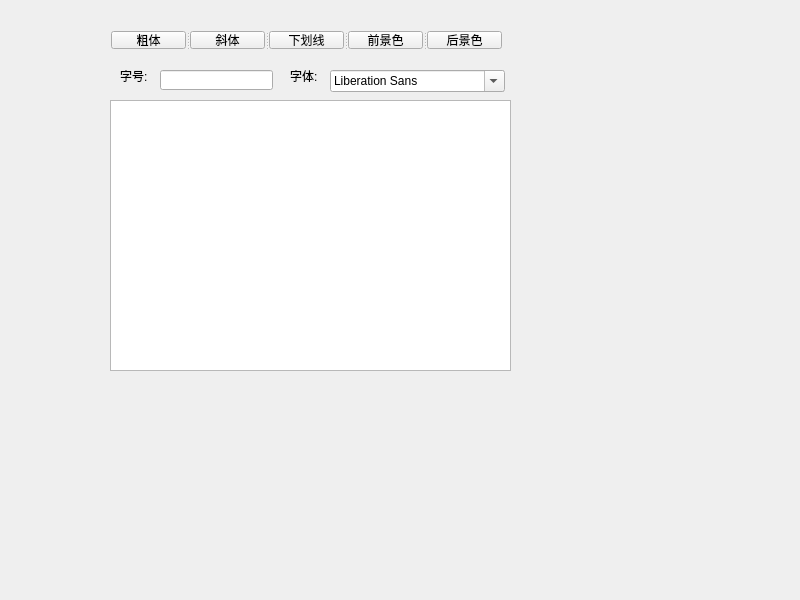
<?xml version="1.0" encoding="UTF-8"?>
<ui version="4.0">
 <class>Widget</class>
 <widget class="QWidget" name="Widget">
  <property name="geometry">
   <rect>
    <x>0</x>
    <y>0</y>
    <width>800</width>
    <height>600</height>
   </rect>
  </property>
  <property name="windowTitle">
   <string>Widget</string>
  </property>
  <widget class="QLabel" name="label">
   <property name="geometry">
    <rect>
     <x>120</x>
     <y>70</y>
     <width>40</width>
     <height>12</height>
    </rect>
   </property>
   <property name="styleSheet">
    <string notr="true">font: 12pt &quot;Microsoft YaHei UI&quot;;
color: rgb(0, 0, 0);</string>
   </property>
   <property name="text">
    <string>字号:</string>
   </property>
  </widget>
  <widget class="QLineEdit" name="lineEditFontSize">
   <property name="geometry">
    <rect>
     <x>160</x>
     <y>70</y>
     <width>113</width>
     <height>20</height>
    </rect>
   </property>
  </widget>
  <widget class="QLabel" name="label_2">
   <property name="geometry">
    <rect>
     <x>290</x>
     <y>70</y>
     <width>40</width>
     <height>12</height>
    </rect>
   </property>
   <property name="styleSheet">
    <string notr="true">font: 12pt &quot;Microsoft YaHei UI&quot;;
color: rgb(0, 0, 0);</string>
   </property>
   <property name="text">
    <string>字体:</string>
   </property>
  </widget>
  <widget class="QFontComboBox" name="fontComboBox">
   <property name="geometry">
    <rect>
     <x>330</x>
     <y>70</y>
     <width>175</width>
     <height>22</height>
    </rect>
   </property>
  </widget>
  <widget class="QTextEdit" name="textEdit">
   <property name="geometry">
    <rect>
     <x>110</x>
     <y>100</y>
     <width>401</width>
     <height>271</height>
    </rect>
   </property>
  </widget>
  <widget class="QSplitter" name="splitter">
   <property name="geometry">
    <rect>
     <x>111</x>
     <y>31</y>
     <width>391</width>
     <height>18</height>
    </rect>
   </property>
   <property name="orientation">
    <enum>Qt::Horizontal</enum>
   </property>
   <widget class="QPushButton" name="pushButtonBold">
    <property name="text">
     <string>粗体</string>
    </property>
   </widget>
   <widget class="QPushButton" name="pushButtonItalic_2">
    <property name="text">
     <string>斜体</string>
    </property>
   </widget>
   <widget class="QPushButton" name="pushButtonUnderline_2">
    <property name="text">
     <string>下划线</string>
    </property>
   </widget>
   <widget class="QPushButton" name="pushButtonColor">
    <property name="text">
     <string>前景色</string>
    </property>
   </widget>
   <widget class="QPushButton" name="pushButtonBGColor">
    <property name="text">
     <string>后景色</string>
    </property>
   </widget>
  </widget>
 </widget>
 <resources/>
 <connections/>
</ui>
